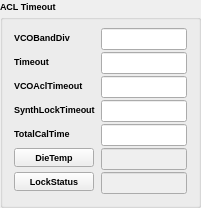
  <widget class="QGroupBox" name="aclTimeout">
   <property name="geometry">
    <rect>
     <x>580</x>
     <y>10</y>
     <width>201</width>
     <height>161</height>
    </rect>
   </property>
   <property name="font">
    <font>
     <family>Microsoft YaHei UI</family>
     <pointsize>7</pointsize>
     <weight>75</weight>
     <bold>true</bold>
    </font>
   </property>
   <property name="title">
    <string>ACL Timeout</string>
   </property>
   <layout class="QVBoxLayout" name="verticalLayout_8">
    <item>
     <layout class="QFormLayout" name="aclTimeoutLayout">
      <property name="verticalSpacing">
       <number>2</number>
      </property>
      <item row="0" column="0">
       <widget class="QLabel" name="vCOBandDivLabel">
        <property name="text">
         <string>VCOBandDiv</string>
        </property>
       </widget>
      </item>
      <item row="0" column="1">
       <widget class="QLineEdit" name="vCOBandDivLineEdit"/>
      </item>
      <item row="1" column="0">
       <widget class="QLabel" name="timeoutLabel">
        <property name="text">
         <string>Timeout</string>
        </property>
       </widget>
      </item>
      <item row="1" column="1">
       <widget class="QLineEdit" name="timeoutLineEdit"/>
      </item>
      <item row="2" column="0">
       <widget class="QLabel" name="vCOACLTimeoutLabel">
        <property name="text">
         <string>VCOAclTimeout</string>
        </property>
       </widget>
      </item>
      <item row="2" column="1">
       <widget class="QLineEdit" name="vCOACLTimeoutLineEdit"/>
      </item>
      <item row="3" column="0">
       <widget class="QLabel" name="synthLockTimeoutLabel">
        <property name="text">
         <string>SynthLockTimeout</string>
        </property>
       </widget>
      </item>
      <item row="3" column="1">
       <widget class="QLineEdit" name="synthLockTimeoutLineEdit"/>
      </item>
      <item row="4" column="0">
       <widget class="QLabel" name="approxXTimeLabel">
        <property name="text">
         <string>TotalCalTime</string>
        </property>
       </widget>
      </item>
      <item row="4" column="1">
       <widget class="QLineEdit" name="approxXTimeLineEdit"/>
      </item>
      <item row="5" column="1">
       <widget class="QLineEdit" name="tempLineEdit_2">
        <property name="enabled">
         <bool>false</bool>
        </property>
       </widget>
      </item>
      <item row="6" column="1">
       <widget class="QLineEdit" name="checkLockLineEdit_2">
        <property name="enabled">
         <bool>false</bool>
        </property>
       </widget>
      </item>
      <item row="5" column="0">
       <widget class="QPushButton" name="dieTemp">
        <property name="text">
         <string>DieTemp</string>
        </property>
       </widget>
      </item>
      <item row="6" column="0">
       <widget class="QPushButton" name="lockStatus">
        <property name="text">
         <string>LockStatus</string>
        </property>
       </widget>
      </item>
     </layout>
    </item>
   </layout>
  </widget>
